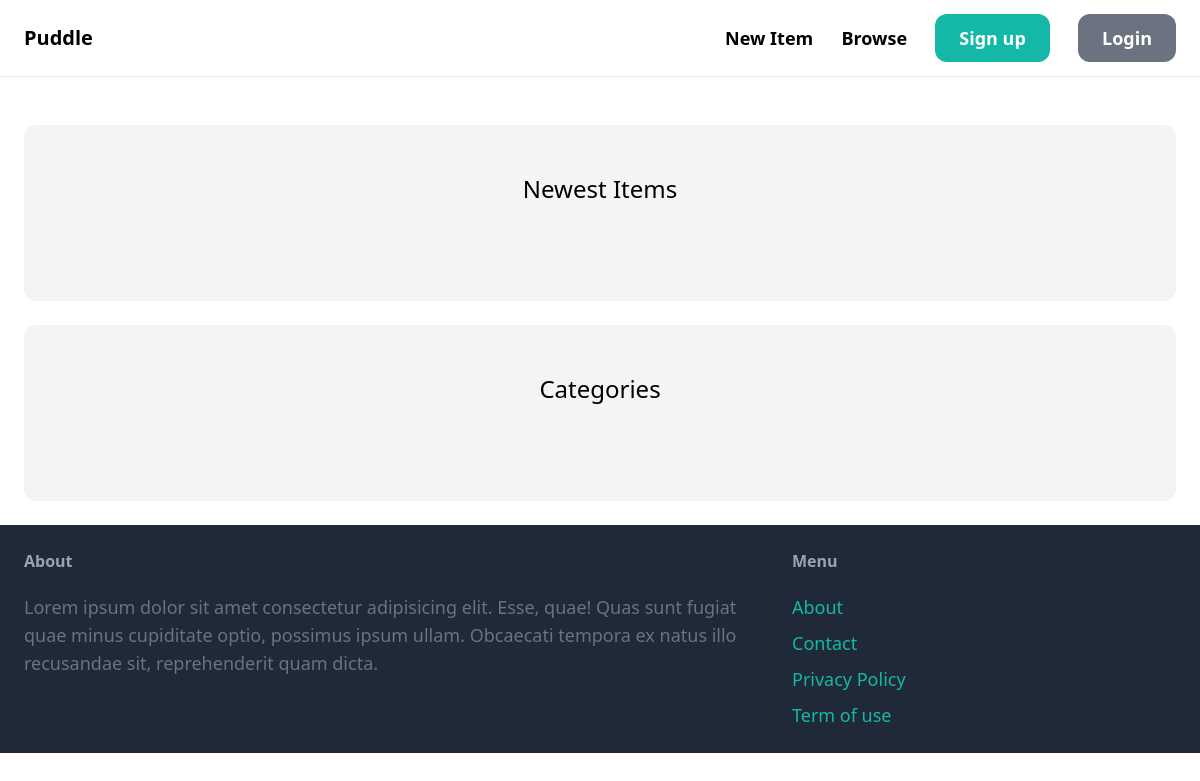
The app's page /, older data.
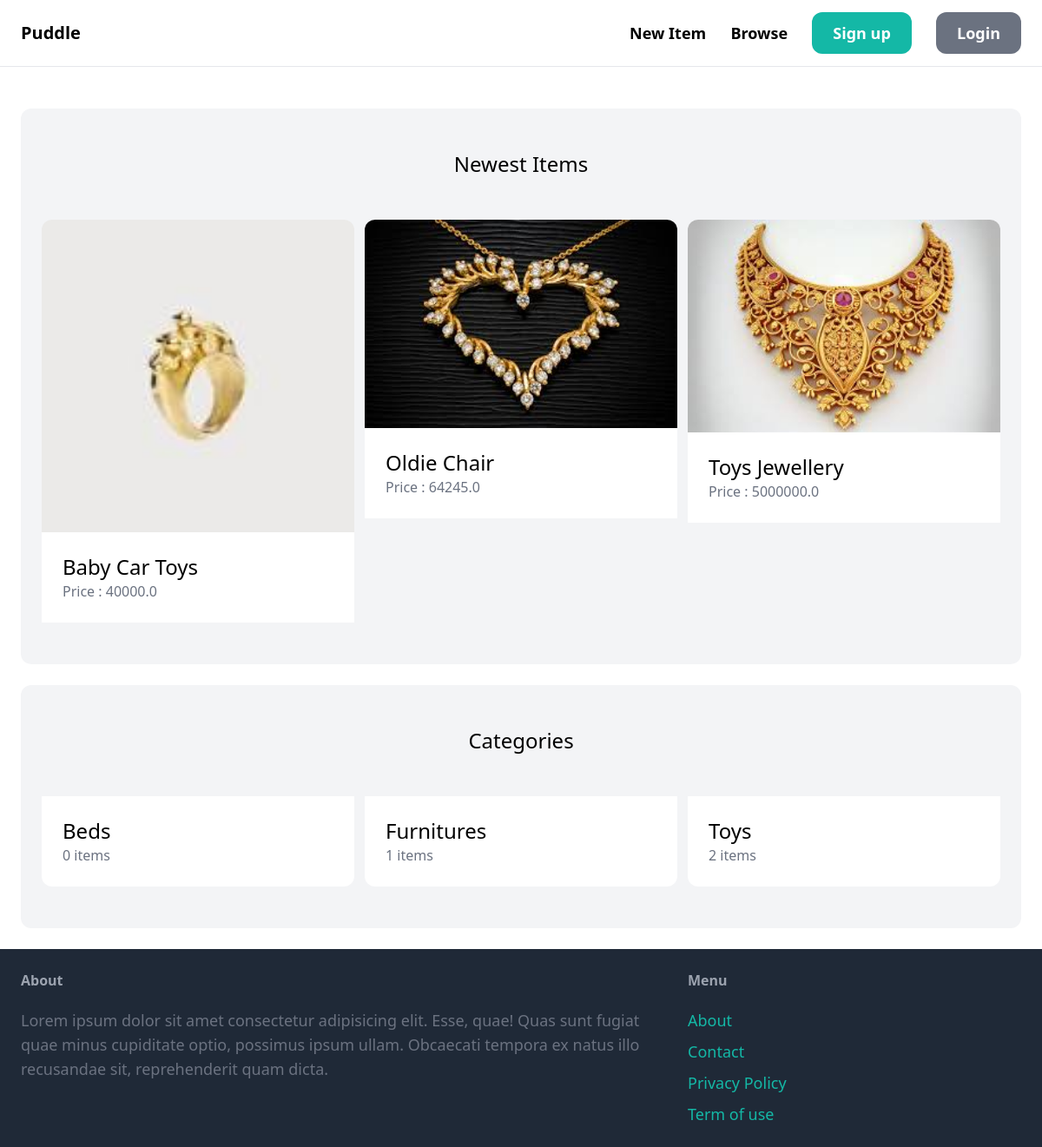
The same page, newer data.
### item/models.py (models this page shows)
class Item(models.Model):
    category = models.ForeignKey(
        Category, related_name="items", on_delete=models.CASCADE
    )
    name = models.CharField(max_length=255)
    description = models.TextField(blank=True, null=True)
    price = models.FloatField()
    image = models.ImageField(upload_to="item_images", blank=True, null=True)
    is_sold = models.BooleanField(default=False)
    created_by = models.ForeignKey(User, related_name="items", on_delete=models.CASCADE)
    created_at = models.DateTimeField(auto_now_add=True)
    def __str__(self):
        return self.name

class Category(models.Model):
    name = models.CharField(max_length=255)
    class Meta:
        ordering = ["name"]
        verbose_name_plural = "Categories"
    def __str__(self):
        return self.name

### core/views.py (the view)
# urls.py: path("", views.index, name="index"),
def index(request):
    items = Item.objects.filter(is_sold=False)[0:6]
    categories = Category.objects.all()
    print(items, categories)
    return render(
        request, "core/index.html", {"items": items, "categories": categories}
    )

### core/templates/core/index.html (shortened to what this page needs)
{% extends "core/base.html" %}
{% block content %}
<div class="mt-6 px-6 py-12 bg-gray-100 rounded-xl">
    <h2 class="mb-12 text-2xl text-center">Newest Items</h2>
    <div class="grid grid-cols-3 gap-3">
        {% for item in items %}
            <div>
                <a href="{% url 'item:detail' item.id %}">
                    <div>
                        <img alt="item name" src="{{ item.image.url }}" class="w-full rounded-t-xl" />
                    </div>
                    <div class="p-6 bg-white flex-grow">
                        <h2 class="text-2xl">{{ item.name }}</h2>
                        <p class="text-gray-500">Price : {{ item.price }}</p>
                    </div>
                </a>
            </div>
        {% endfor %}
    </div>
</div>
<div class="mt-6 px-6 py-12 bg-gray-100 rounded-xl">
	<h2 class="mb-12 text-2xl text-center">Categories</h2>
    <div class="grid grid-cols-3 gap-3">
        {% for category in categories %}
            <div>
                <a href="#">
                    <div class="p-6 bg-white rounded-b-xl">
                        <h2 class="text-2xl">{{ category.name }}</h2>
                        <p class="text-gray-500">{{ category.items.count }} items</p>
                    </div>
                </a>
            </div>
        {% endfor %}
    </div>
</div>
{% endblock %}

### core/templates/core/base.html (shortened to what this page needs)
<!DOCTYPE html>
<html lang="en">
	<head>
		<script src="https://cdn.tailwindcss.com"></script>
	</head>
	<body>
		<nav
			class="py-6 px-6 flex justify-between items-center border-b border-gray-200"
		>
			<a href="#" class="text-xl font-semibold">Puddle</a>
			<div class="space-x-6">
				<a
					href="{% url 'item:new' %}"
					class="text-lg font-semibold hover:text-gray-500"
					>New Item</a
				>
				<a href="#" class="text-lg font-semibold hover:text-gray-500"
					>Browse</a
				>
				{% if request.user.is_authenticated %}
				<a
					href="#"
					class="px-6 py-3 text-lg font-semibold bg-teal-500 text-white rounded-xl hover:bg-teal-700"
					>Inbox</a
				>
				<a
					href="{% url 'dashboard:index' %}"
					class="px-6 py-3 text-lg font-semibold bg-gray-500 text-white rounded-xl hover:bg-gray-700"
					>Dashboard</a
				>
				{% else %}
				<a
					href="{% url 'core:signup' %}"
					class="px-6 py-3 text-lg font-semibold bg-teal-500 text-white rounded-xl hover:bg-teal-700"
					>Sign up</a
				>
				<a
					href="{% url 'core:login' %}"
					class="px-6 py-3 text-lg font-semibold bg-gray-500 text-white rounded-xl hover:bg-gray-700"
					>Login</a
				>
				{% endif %}
			</div>
		</nav>
		<div class="px-6 py-6">{% block content %} {% endblock %}</div>
		<footer class="py-6 px-6 flex justify-between bg-gray-800">
			<div class="w-2/3 pr-10">
				<h3 class="mb-5 font-semibold text-gray-400">About</h3>
				<p class="text-lg text-gray-500">
					Lorem ipsum dolor sit amet consectetur adipisicing elit.
					Esse, quae! Quas sunt fugiat quae minus cupiditate optio,
					possimus ipsum ullam. Obcaecati tempora ex natus illo
					recusandae sit, reprehenderit quam dicta.
				</p>
			</div>
			<div class="w-1/3">
				<h3 class="mb-5 font-semibold text-gray-400">Menu</h3>
				<ul class="space-y-2">
					<li>
						<a
							href="#"
							class="text-lg text-teal-500 hover:text-teal-700"
							>About</a
						>
					</li>
					<li>
						<a
							href="{% url 'core:contact' %}"
							class="text-lg text-teal-500 hover:text-teal-700"
							>Contact</a
						>
					</li>
					<li>
						<a
							href="#"
							class="text-lg text-teal-500 hover:text-teal-700"
							>Privacy Policy</a
						>
					</li>
					<li>
						<a
							href="#"
							class="text-lg text-teal-500 hover:text-teal-700"
							>Term of use
						</a>
					</li>
				</ul>
			</div>
		</footer>
	</body>
</html>

Row changes from the older to the newer data that the page shows:
added Item: image (picture), name "Baby Car Toys", price "40000.0"
added Item: image (picture), name "Oldie Chair", price "64245.0"
added Item: image (picture), name "Toys Jewellery", price "5000000.0"
added Category: name "Beds", items.count "0"
added Category: name "Furnitures", items.count "1"
added Category: name "Toys", items.count "2"
